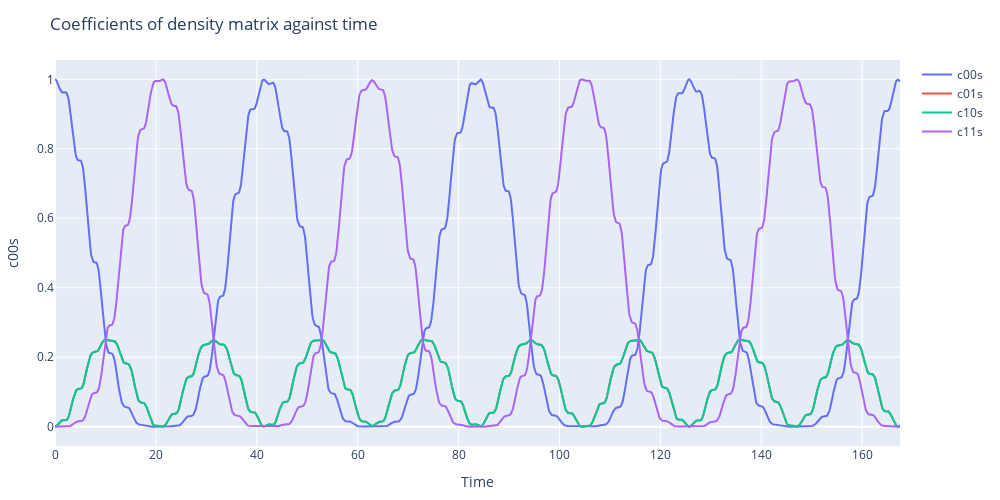

Notebook code for this chart:
### Code cell
# plot the c00s against time
plot_c00s = scatter(x=ts, y=abs2.(cs[1]), mode="lines", name="c00s")
plot_c01s = scatter(x=ts, y=abs2.(cs[2]), mode="lines", name="c01s")
plot_c10s = scatter(x=ts, y=abs2.(cs[3]), mode="lines", name="c10s")
plot_c11s = scatter(x=ts, y=abs2.(cs[4]), mode="lines", name="c11s")

layout = Layout(
    xaxis_title="Time",
    yaxis_title="c00s",
    title="Coefficients of density matrix against time",
    width=1000,
    height=500
)

plot([plot_c00s, plot_c01s, plot_c10s, plot_c11s], layout)

### Figure 1 — Plotly figure (JSON) as saved in the notebook; plotly's stock layout.template omitted (floating-point values rounded to 4 significant figures; data arrays with more than 128 entries replaced by an {"elided": "..."} marker saying what was removed)
{"data": [{"mode": "lines", "name": "c00s", "type": "scatter", "x": {"elided": "1676 float values"}, "y": {"elided": "1676 float values"}}, {"mode": "lines", "name": "c01s", "type": "scatter", "x": {"elided": "1676 float values"}, "y": {"elided": "1676 float values"}}, {"mode": "lines", "name": "c10s", "type": "scatter", "x": {"elided": "1676 float values"}, "y": {"elided": "1676 float values"}}, {"mode": "lines", "name": "c11s", "type": "scatter", "x": {"elided": "1676 float values"}, "y": {"elided": "1676 float values"}}], "layout": {"height": 500, "margin": {"b": 50, "l": 50, "r": 50, "t": 60}, "title": "Coefficients of density matrix against time", "width": 1000, "xaxis": {"title": {"text": "Time"}}, "yaxis": {"title": {"text": "c00s"}}}}
